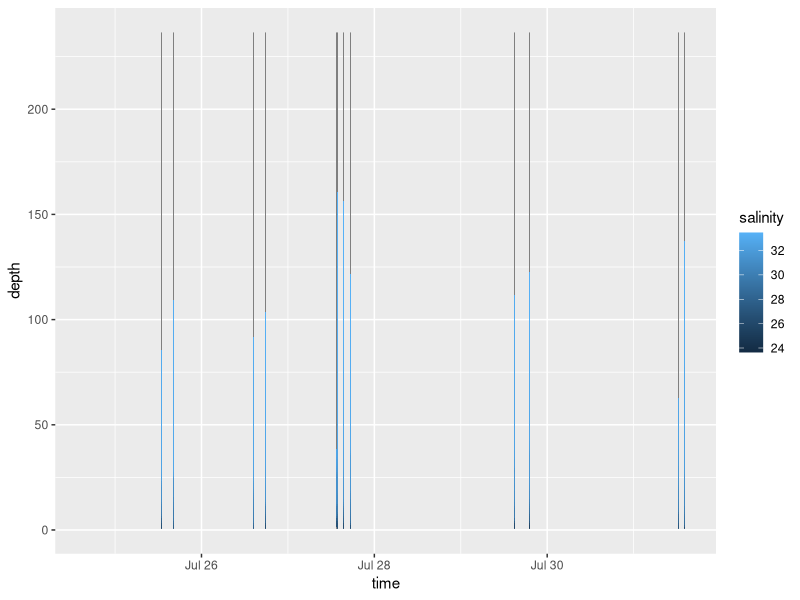
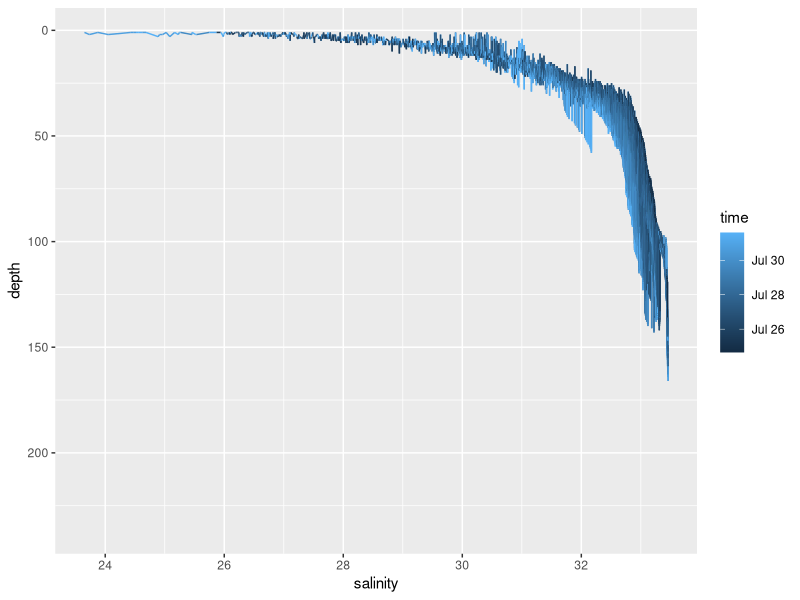

Write R code to recreate these figures, in order.
## ---- chunk 1
knitr::opts_chunk$set(echo = TRUE)
## ---- chunk 2
library(ncdf4)
library(dplyr)
library(tidyr)
library(ggplot2)
## ---- chunk 3
nc <- nc_open("data/WG2013CTD.nc")
#print(nc) to view vars in the file
## ---- chunk 4
var <- attributes(nc$var)$names
var
## ---- chunk 5
dims <- attributes(nc$dim)$names
dims
## ---- chunk 6
salinity <- ncvar_get(nc, "sal")
time <- ncvar_get(nc, "time")
depth <- ncvar_get(nc, "z")
## ---- chunk 7
time <- as.POSIXct((time + 719529)*86400, origin = "1970-01-01", tz = "UTC")
## ---- chunk 8
salinity_data <- as.data.frame(salinity)
## ---- chunk 9
names(salinity_data) <- as.character(depth)
## ---- chunk 10
salinity_long <- salinity_data %>% 
  mutate(time = time) %>% 
  gather(key = "depth", value = "salinity", -time) %>% 
  mutate(depth = as.numeric(depth))
## ---- chunk 11
ggplot(salinity_long, mapping = aes(x = time, y = depth, fill = salinity)) +
  geom_raster()
## ---- chunk 12
ggplot(salinity_long, mapping = aes(x = salinity, y = depth, color = time)) +
  geom_line() +
  scale_y_reverse()
